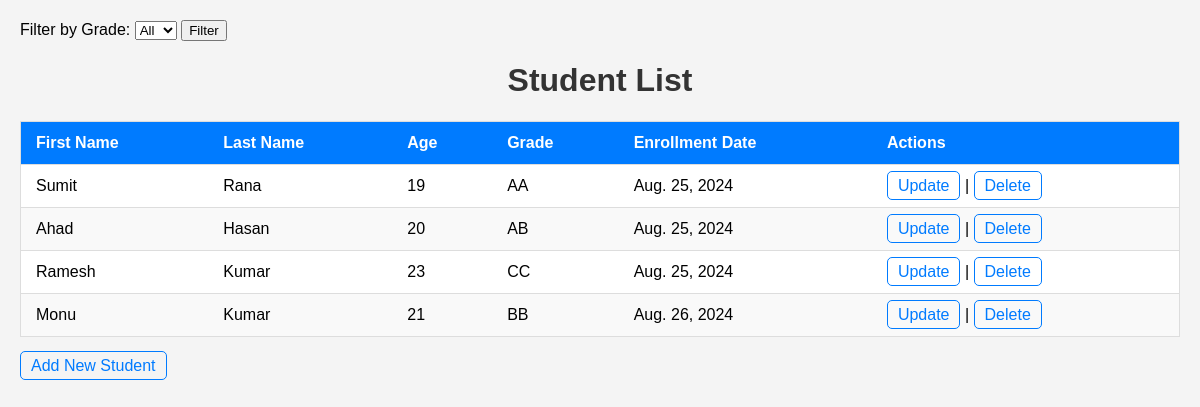
The page / on the database its author committed.
### students/models.py (models this page shows, shortened)
class Student(models.Model):
    first_name = models.CharField(max_length=50)
    last_name = models.CharField(max_length=50)
    age = models.IntegerField()
    grade = models.CharField(max_length=2)
    enrollment_date = models.DateField()

### students/views.py (the view)
# urls.py: path('', views.student_list, name='student_list'),
def student_list(request):
    grade = request.GET.get('grade')
    if grade:
        students = Student.objects.filter(grade=grade)
    else:
        students = Student.objects.all()
    grades = Student.objects.values_list('grade', flat=True).distinct()
    context = {
        'students': students,
        'grades': grades
    }
    return render(request, 'students/student_list.html', context)

### students/templates/students/student_list.html (shortened to what this page needs)
<!DOCTYPE html>
<html lang="en">
<head>
    <form method="get" action="">
        <label for="grade">Filter by Grade:</label>
        <select name="grade" id="grade">
            <option value="">All</option>
        </select>
        <button type="submit">Filter</button>
    </form>
</head>
<body>
    <h1>Student List</h1>
    <table>
        <thead>
            <tr>
                <th>First Name</th>
                <th>Last Name</th>
                <th>Age</th>
                <th>Grade</th>
                <th>Enrollment Date</th>
                <th>Actions</th>
            </tr>
        </thead>
        <tbody>
            {% for student in students %}
            <tr>
                <td>{{ student.first_name }}</td>
                <td>{{ student.last_name }}</td>
                <td>{{ student.age }}</td>
                <td>{{ student.grade }}</td>
                <td>{{ student.enrollment_date }}</td>
                <td>
                    <a href="{% url 'update_student' student.id %}">Update</a> |
                    <a href="{% url 'delete_student' student.id %}">Delete</a>
                </td>
            </tr>
            {% endfor %}
        </tbody>
    </table>
    <a href="{% url 'add_student' %}">Add New Student</a>
</body>
</html>

### students/templates/students/student_list.html (style rules this page uses)
body { font-family: Arial, sans-serif; background-color: #f4f4f4; margin: 0; padding: 20px; }
h1 { color: #333; text-align: center; }
table { width: 100%; border-collapse: collapse; margin: 20px 0; background-color: #fff; border: 1px solid #ddd; }
table thead { background-color: #007bff; color: white; }
table th, table td { padding: 12px 15px; text-align: left; border-bottom: 1px solid #ddd; }
table tbody tr:nth-child(even) { background-color: #f9f9f9; }
a { color: #007bff; text-decoration: none; padding: 5px 10px; border: 1px solid #007bff; border-radius: 5px; transition: background-color 0.3s, color 0.3s; }

### rows shown on the page
Student: first_name "Sumit", last_name "Rana", age "19", grade "AA", enrollment_date "Aug. 25, 2024"
Student: first_name "Ahad", last_name "Hasan", age "20", grade "AB", enrollment_date "Aug. 25, 2024"
Student: first_name "Ramesh", last_name "Kumar", age "23", grade "CC", enrollment_date "Aug. 25, 2024"
Student: first_name "Monu", last_name "Kumar", age "21", grade "BB", enrollment_date "Aug. 26, 2024"
